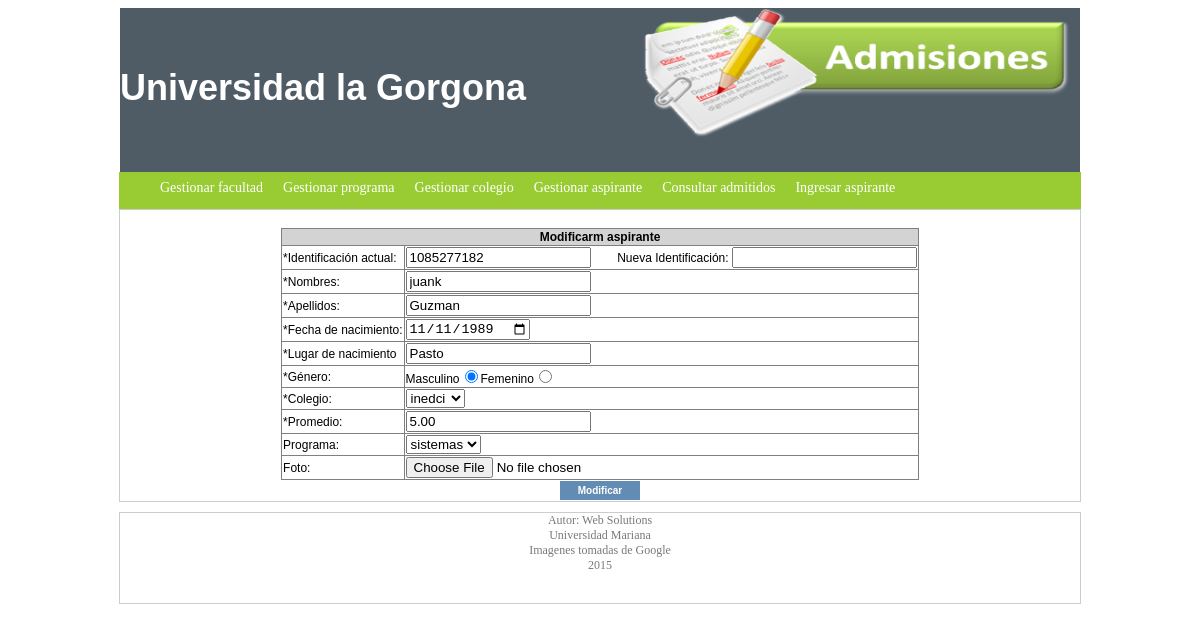
The page /admin/aspirante/modificarAspirante.php?id=1085277182 on the database as committed earlier.
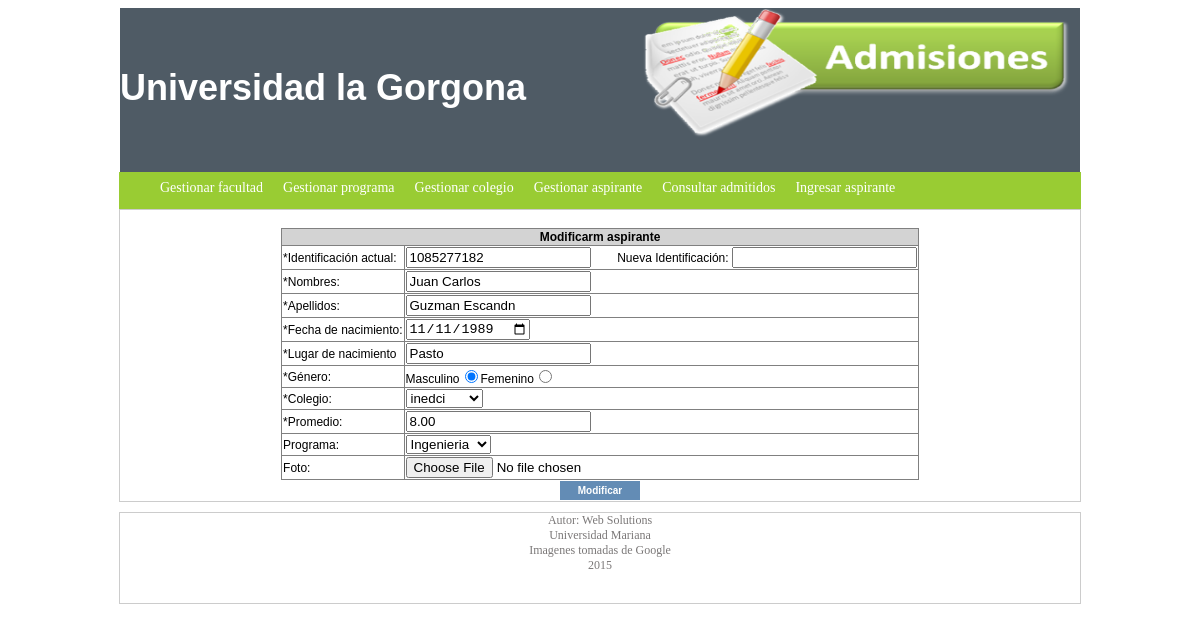
The same page on the database as committed later.
### tables this page shows
CREATE TABLE IF NOT EXISTS `aspirante` (
  `identificacion` int(11) NOT NULL,
  `nombres` varchar(100) NOT NULL,
  `apellidos` varchar(100) NOT NULL,
  `fecha_nacimiento` varchar(60) NOT NULL,
  `lugar_nacimiento` varchar(45) NOT NULL,
  `genero` varchar(10) NOT NULL,
  `id_colegio` int(11) NOT NULL,
  `promedio` decimal(10,2) DEFAULT NULL,
  `nom_imagen` varchar(100) NOT NULL,
  `idprograma` int(11) NOT NULL,
  `prom_resul` double(5,2) DEFAULT NULL
);

### admin/aspirante/modificarAspirante.php (the view, shortened to what this page needs)
<?php
$id=$_GET['id'];
$sql ="select * from aspirante where identificacion = $id";
$consulta=  mysql_query($sql);
$campos=  mysql_fetch_object($consulta);
?>
<!DOCTYPE html>
<html>
    <head>
        <link type="text/css" rel="stylesheet" href="../../css/style.css">
    </head>
    <?php include ("Header.php"); ?>
    <body>
        <div id="section">
        <br>
        <form name="formu" id="formu" method="POST" enctype="multipart/form-data" action="procesar_aspirante.php" >
            <table border="1">
                <thead>
                    <tr align ="center">
                        <th colspan="2">Modificarm aspirante</th>
                    </tr>
                </thead>
                <tbody>
                    <tr>
                        <td>*Identificación actual:</td>
                        <td><input type="text" name="txt_identificacion" readonly="" value="<?php echo $campos->identificacion; ?>" required=""/>&nbsp; &nbsp; &nbsp; &nbsp;
                           Nueva Identificación: <input type="text" name="txt_nueva_identificacion" /></td>
                    </tr>
                    <tr>
                        <td>*Nombres:</td>
                        <td><input type="text" name="txt_nombres" value="<?php echo $campos->nombres;?>" required=""/></td>
                    </tr>
                    <tr>
                        <td>*Apellidos:</td>
                        <td><input type="text" name="txt_apellidos" value="<?php echo $campos->apellidos;?>" required=""/></td>
                    </tr>
                    <tr>
                        <td>*Fecha de nacimiento:</td>
                        <td><input type="date" name="txt_nacimiento" value="<?php echo $campos->fecha_nacimiento; ?>" required=""/></td>
                    </tr>
                    <tr>
                        <td>*Lugar de nacimiento</td>
                        <td><input type="text" name="txt_lugarnacimiento" value="<?php echo $campos->lugar_nacimiento;?>" required=""/></td>
                    </tr>
                    <tr>
                        <td>*Género:</td>
                        <td>Masculino<input type="radio" name="genero" value="Masculino" checked=""/>Femenino<input type="radio" name="genero" value="Femenino"></td>
                    </tr>
                    <tr>
                        <td>*Colegio:</td>
                        <td>
                            <?php $result = mysql_query("SELECT * FROM colegio"); ?>
                            <select name="txt_colegio" <?php echo $campos->id_colegio;?>>
                                <?php  while ($campo = mysql_fetch_object($result))
                                     {  ?>
                                        <option value="<?php echo $campo->id_colegio; ?>"><?php echo $campo->nombre ?></option>
                                    <?php } ?>
                            </select></td>
                    </tr>
                    <tr>
                        <td>*Promedio:</td>
                        <td><input type="text" name="txt_promedio" value="<?php echo  $campos->promedio;?>" required=""td>
                    </tr>
                    <td>Programa:</td>
                        <td>
                            <?php $result = mysql_query("SELECT * FROM programa"); ?>
                            <select name="txt_prog">
                                <?php  while ($campo = mysql_fetch_object($result))
                                     {  ?>
                                        <option value="<?php echo $campo->idprograma; ?>"><?php echo $campo->nombre; ?></option>
                                    <?php } ?>
                            </select></td>
                    <tr>
                        <td>Foto:</td>
                        <td><input type="file" name="foto" id="foto" /></td>
                    </tr>
                </tbody>
            </table>
            <table>
                <tr>
                    <td>
            <input type="submit" value="Modificar" class="boton"/>
            </td>
            </tr>
            </table>
        </form>
        </div>
    </body>
         <?php
include("fooder.php");
?>
</html>

Rows that differ between the two databases and show on the page:
changed aspirante "Pasto": txt_nombres "juank" → "Juan Carlos"; txt_apellidos "Guzman" → "Guzman Escandn"; txt_promedio "5.00" → "8.00"
Other text that changed with them:
form field txt_prog: "sistemas" → "Ingenieria"
